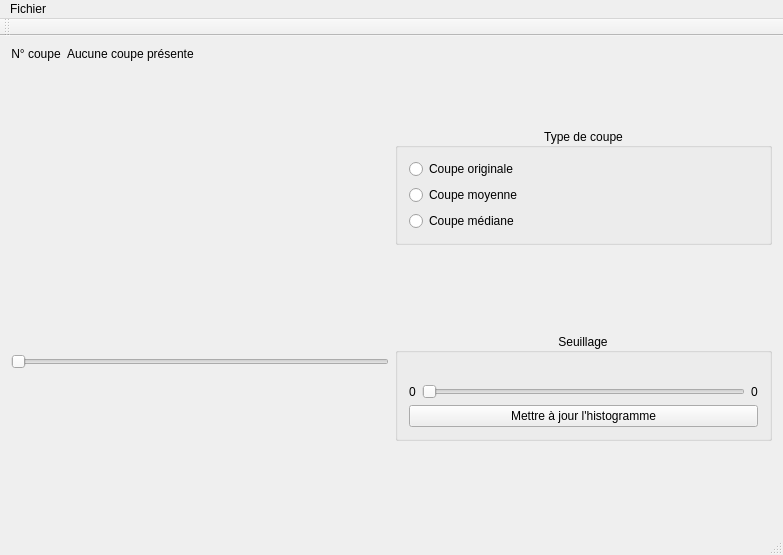
<?xml version="1.0" encoding="UTF-8"?>
<ui version="4.0">
 <class>MainWindow</class>
 <widget class="QMainWindow" name="MainWindow">
  <property name="geometry">
   <rect>
    <x>0</x>
    <y>0</y>
    <width>783</width>
    <height>555</height>
   </rect>
  </property>
  <property name="windowTitle">
   <string>MainWindow</string>
  </property>
  <widget class="QWidget" name="centralWidget">
   <layout class="QHBoxLayout" name="horizontalLayout">
    <item>
     <layout class="QVBoxLayout" name="_layoutSliceView">
      <item>
       <layout class="QFormLayout" name="formLayout_2">
        <property name="topMargin">
         <number>0</number>
        </property>
        <item row="0" column="0">
         <widget class="QLabel" name="label">
          <property name="text">
           <string>N° coupe</string>
          </property>
          <property name="alignment">
           <set>Qt::AlignCenter</set>
          </property>
         </widget>
        </item>
        <item row="0" column="1">
         <widget class="QLabel" name="_labelSliceNumber">
          <property name="text">
           <string>Aucune coupe présente</string>
          </property>
          <property name="alignment">
           <set>Qt::AlignLeading|Qt::AlignLeft|Qt::AlignVCenter</set>
          </property>
         </widget>
        </item>
       </layout>
      </item>
      <item>
       <widget class="QLabel" name="_labelSliceView">
        <property name="text">
         <string/>
        </property>
       </widget>
      </item>
      <item>
       <widget class="QSlider" name="_sliderSelectSlice">
        <property name="orientation">
         <enum>Qt::Horizontal</enum>
        </property>
       </widget>
      </item>
      <item>
       <widget class="QwtPlot" name="_plotSliceHistogram"/>
      </item>
     </layout>
    </item>
    <item>
     <layout class="QVBoxLayout" name="verticalLayout_2">
      <item>
       <spacer name="verticalSpacer">
        <property name="orientation">
         <enum>Qt::Vertical</enum>
        </property>
        <property name="sizeHint" stdset="0">
         <size>
          <width>20</width>
          <height>40</height>
         </size>
        </property>
       </spacer>
      </item>
      <item>
       <widget class="QGroupBox" name="groupBox">
        <property name="title">
         <string>Type de coupe</string>
        </property>
        <property name="alignment">
         <set>Qt::AlignCenter</set>
        </property>
        <layout class="QVBoxLayout" name="verticalLayout">
         <item>
          <widget class="QRadioButton" name="_radioOriginalSlice">
           <property name="text">
            <string>Coupe originale</string>
           </property>
          </widget>
         </item>
         <item>
          <widget class="QRadioButton" name="_radioAverageSlice">
           <property name="text">
            <string>Coupe moyenne</string>
           </property>
          </widget>
         </item>
         <item>
          <widget class="QRadioButton" name="_radioMedianSlice">
           <property name="text">
            <string>Coupe médiane</string>
           </property>
          </widget>
         </item>
        </layout>
       </widget>
      </item>
      <item>
       <spacer name="verticalSpacer_3">
        <property name="orientation">
         <enum>Qt::Vertical</enum>
        </property>
        <property name="sizeHint" stdset="0">
         <size>
          <width>20</width>
          <height>40</height>
         </size>
        </property>
       </spacer>
      </item>
      <item>
       <widget class="QGroupBox" name="groupBox_2">
        <property name="title">
         <string>Seuillage</string>
        </property>
        <property name="alignment">
         <set>Qt::AlignCenter</set>
        </property>
        <layout class="QVBoxLayout" name="verticalLayout_3">
         <item>
          <layout class="QHBoxLayout" name="horizontalLayout_2">
           <property name="topMargin">
            <number>20</number>
           </property>
           <item>
            <widget class="QLabel" name="_labelMinThreshold">
             <property name="text">
              <string>0</string>
             </property>
            </widget>
           </item>
           <item>
            <widget class="QxtSpanSlider" name="_spansliderSliceThreshold">
             <property name="orientation">
              <enum>Qt::Horizontal</enum>
             </property>
             <property name="handleMovementMode">
              <enum>QxtSpanSlider::NoOverlapping</enum>
             </property>
            </widget>
           </item>
           <item>
            <widget class="QLabel" name="_labelMaxThreshold">
             <property name="text">
              <string>0</string>
             </property>
            </widget>
           </item>
          </layout>
         </item>
         <item>
          <widget class="QPushButton" name="_buttonUpdateHistogram">
           <property name="text">
            <string>Mettre à jour l'histogramme</string>
           </property>
          </widget>
         </item>
        </layout>
       </widget>
      </item>
      <item>
       <spacer name="verticalSpacer_2">
        <property name="orientation">
         <enum>Qt::Vertical</enum>
        </property>
        <property name="sizeHint" stdset="0">
         <size>
          <width>20</width>
          <height>40</height>
         </size>
        </property>
       </spacer>
      </item>
     </layout>
    </item>
   </layout>
  </widget>
  <widget class="QMenuBar" name="menuBar">
   <property name="geometry">
    <rect>
     <x>0</x>
     <y>0</y>
     <width>783</width>
     <height>25</height>
    </rect>
   </property>
   <widget class="QMenu" name="menuFichier">
    <property name="title">
     <string>Fichier</string>
    </property>
    <addaction name="_actionOpenDicom"/>
    <addaction name="_actionCloseImage"/>
    <addaction name="separator"/>
    <addaction name="_actionQuit"/>
   </widget>
   <addaction name="menuFichier"/>
  </widget>
  <widget class="QToolBar" name="mainToolBar">
   <attribute name="toolBarArea">
    <enum>TopToolBarArea</enum>
   </attribute>
   <attribute name="toolBarBreak">
    <bool>false</bool>
   </attribute>
  </widget>
  <widget class="QStatusBar" name="statusBar"/>
  <action name="_actionOpenDicom">
   <property name="text">
    <string>Ouvrir une image DICOM</string>
   </property>
  </action>
  <action name="_actionCloseImage">
   <property name="text">
    <string>Fermer l'image</string>
   </property>
  </action>
  <action name="_actionQuit">
   <property name="text">
    <string>Quitter</string>
   </property>
  </action>
 </widget>
 <layoutdefault spacing="6" margin="11"/>
 <customwidgets>
  <customwidget>
   <class>QwtPlot</class>
   <extends>QFrame</extends>
   <header>qwt_plot.h</header>
  </customwidget>
  <customwidget>
   <class>QxtSpanSlider</class>
   <extends>QSlider</extends>
   <header>QxtSpanSlider</header>
  </customwidget>
 </customwidgets>
 <resources/>
 <connections/>
</ui>
